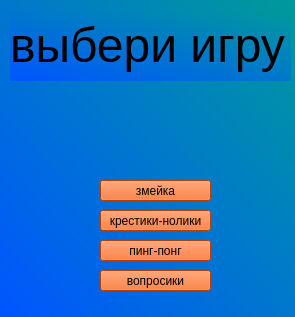
<?xml version="1.0" encoding="UTF-8"?>
<ui version="4.0">
 <class>MainWindow</class>
 <widget class="QMainWindow" name="MainWindow">
  <property name="geometry">
   <rect>
    <x>0</x>
    <y>0</y>
    <width>295</width>
    <height>317</height>
   </rect>
  </property>
  <property name="minimumSize">
   <size>
    <width>295</width>
    <height>317</height>
   </size>
  </property>
  <property name="maximumSize">
   <size>
    <width>295</width>
    <height>317</height>
   </size>
  </property>
  <property name="windowTitle">
   <string>MainWindow</string>
  </property>
  <property name="styleSheet">
   <string notr="true">background-color: qlineargradient(spread:pad, x1:0, y1:1, x2:1, y2:0, stop:0 rgba(0, 85, 255, 255), stop:1 rgba(0, 154, 154, 255));</string>
  </property>
  <widget class="QWidget" name="centralwidget">
   <widget class="QLabel" name="label">
    <property name="geometry">
     <rect>
      <x>10</x>
      <y>10</y>
      <width>281</width>
      <height>71</height>
     </rect>
    </property>
    <property name="text">
     <string>&lt;html&gt;&lt;head/&gt;&lt;body&gt;&lt;p&gt;&lt;span style=&quot; font-size:36pt;&quot;&gt;выбери игру&lt;/span&gt;&lt;/p&gt;&lt;/body&gt;&lt;/html&gt;</string>
    </property>
   </widget>
   <widget class="QPushButton" name="button_snake">
    <property name="geometry">
     <rect>
      <x>100</x>
      <y>180</y>
      <width>111</width>
      <height>21</height>
     </rect>
    </property>
    <property name="styleSheet">
     <string notr="true">background-color: rgb(255, 85, 0);</string>
    </property>
    <property name="text">
     <string>змейка</string>
    </property>
   </widget>
   <widget class="QPushButton" name="button_tictaktoe">
    <property name="geometry">
     <rect>
      <x>100</x>
      <y>210</y>
      <width>111</width>
      <height>21</height>
     </rect>
    </property>
    <property name="styleSheet">
     <string notr="true">background-color: rgb(255, 85, 0);</string>
    </property>
    <property name="text">
     <string>крестики-нолики</string>
    </property>
   </widget>
   <widget class="QPushButton" name="button_pong">
    <property name="geometry">
     <rect>
      <x>100</x>
      <y>240</y>
      <width>111</width>
      <height>21</height>
     </rect>
    </property>
    <property name="styleSheet">
     <string notr="true">background-color: rgb(255, 85, 0);</string>
    </property>
    <property name="text">
     <string>пинг-понг</string>
    </property>
   </widget>
   <widget class="QPushButton" name="button_que">
    <property name="geometry">
     <rect>
      <x>100</x>
      <y>270</y>
      <width>111</width>
      <height>21</height>
     </rect>
    </property>
    <property name="styleSheet">
     <string notr="true">background-color: rgb(255, 85, 0);</string>
    </property>
    <property name="text">
     <string>вопросики</string>
    </property>
   </widget>
  </widget>
 </widget>
 <resources/>
 <connections/>
</ui>
